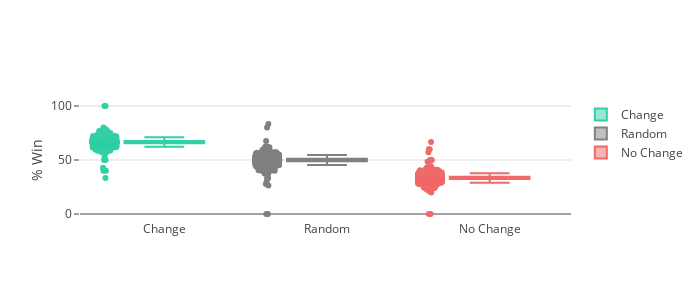

Source (notebook cell):
### Code cell
plotResult(win_change, win_nochange, win_rand, games, plot='box', output='fig', pointpos=-1.5, jitter=0.3)

### Figure 1 — Plotly figure (JSON) as saved in the notebook; plotly's stock layout.template omitted (floating-point values rounded to 4 significant figures; data arrays with more than 128 entries replaced by an {"elided": "..."} marker saying what was removed)
{"data": [{"boxpoints": "all", "jitter": 0.3, "line": {"color": "#33CFA5"}, "name": "Change", "pointpos": -1.5, "type": "box", "uid": "b6db8748-2ae2-11e9-8009-dca904777f27", "y": {"elided": "2000 float values"}}, {"boxpoints": "all", "jitter": 0.3, "line": {"color": "gray"}, "name": "Random", "pointpos": -1.5, "type": "box", "uid": "b6db890a-2ae2-11e9-882b-dca904777f27", "y": {"elided": "2000 float values"}}, {"boxpoints": "all", "jitter": 0.3, "line": {"color": "#F06A6A"}, "name": "No Change", "pointpos": -1.5, "type": "box", "uid": "b6db89d2-2ae2-11e9-9120-dca904777f27", "y": {"elided": "2000 float values"}}], "layout": {"autosize": false, "height": 300, "title": "", "width": 700, "yaxis": {"gridwidth": 2, "ticklen": 5, "title": "% Win"}}}
